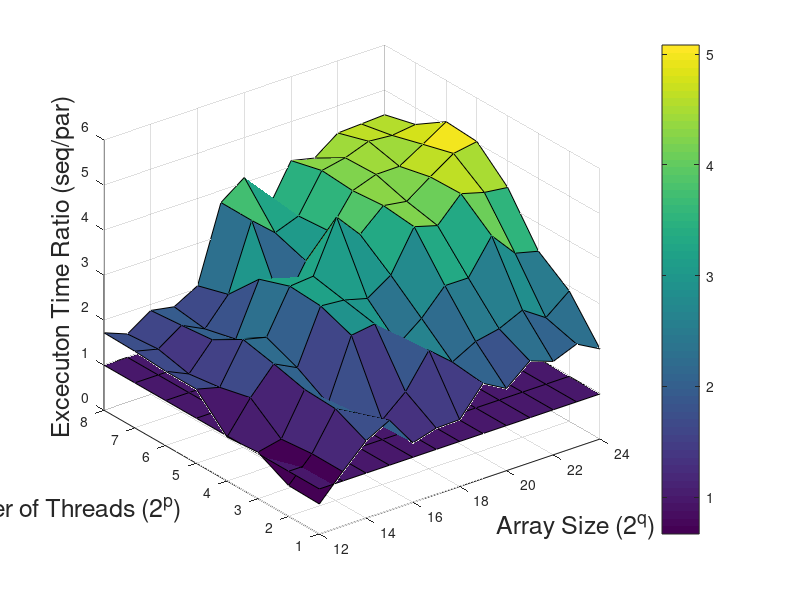
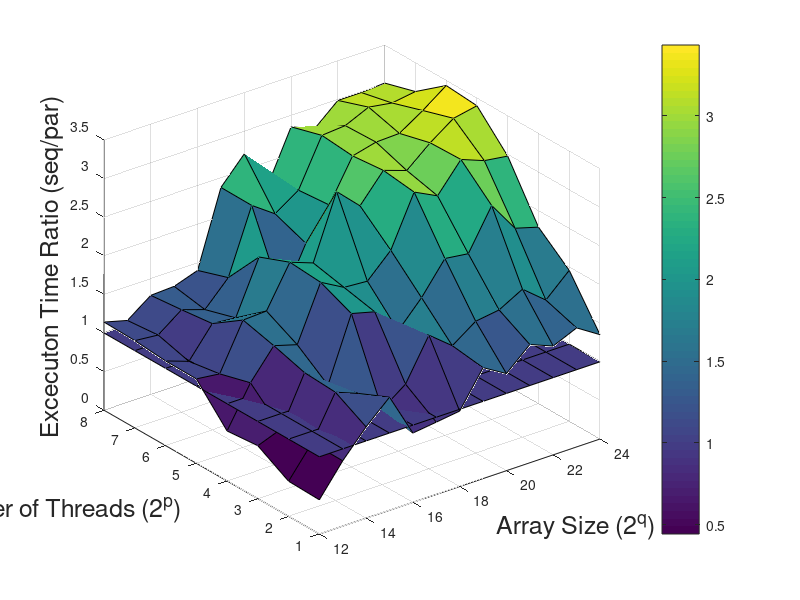
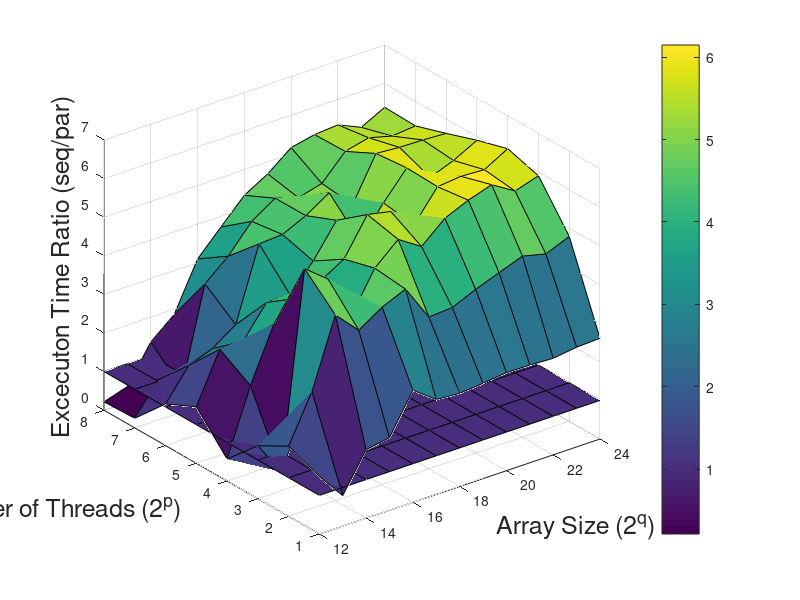
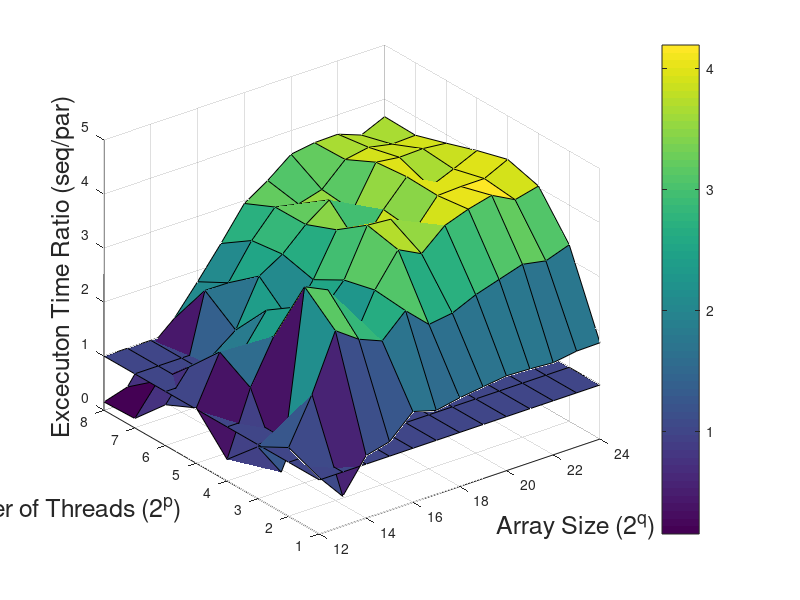

The MATLAB script that drew these images, in order:
close all;
pthreads = csvread('pthreads_data.csv');
omp = csvread('omp_data.csv');
cilk = csvread('cilk_data.csv');
for i = 1:13
    for j = 1:8
        for k = 1:2
            matrix(i,j,k) = mean(pthreads(8*(i-1)+1:8*(i-1)+8,k + 2)) / pthreads(8*(i-1)+j,5); 
        end
    end
end

figure('Name','Mesh on pthreads qsort-stdlib','NumberTitle','off');
[x,y]=meshgrid(log2(pthreads(1:8:97,1)),log2(pthreads(1:8,2)));
surf(x,y,matrix(:,:,1)');
hold on;
surf(x,y,ones(13,8)');
xlabel('Array Size (2^q)', 'FontSize', 18);
ylabel('Number of Threads (2^p)', 'FontSize', 18);
zlabel('Excecuton Time Ratio (seq/par)', 'FontSize', 18);
colorbar;

figure('Name','Mesh on pthreads qsort_seq','NumberTitle','off');
surf(x,y,matrix(:,:,2)');
hold on;
surf(x,y,ones(13,8)');
xlabel('Array Size (2^q)', 'FontSize', 18);
ylabel('Number of Threads (2^p)', 'FontSize', 18);
zlabel('Excecuton Time Ratio (seq/par)', 'FontSize', 18);
colorbar;

for i = 1:13
    for j = 1:8
        for k = 1:2
            matrix(i,j,k) = mean(omp(8*(i-1)+1:8*(i-1)+8,k + 2)) / omp(8*(i-1)+j,5); 
        end
    end
end

figure('Name','Mesh on omp qsort-stdlib','NumberTitle','off');
[x,y]=meshgrid(log2(omp(1:8:97,1)),log2(omp(1:8,2)));
surf(x,y,matrix(:,:,1)');
hold on;
surf(x,y,ones(13,8)');
xlabel('Array Size (2^q)', 'FontSize', 18);
ylabel('Number of Threads (2^p)', 'FontSize', 18);
zlabel('Excecuton Time Ratio (seq/par)', 'FontSize', 18);
colorbar;

figure('Name','Mesh on omp qsort_seq','NumberTitle','off');
surf(x,y,matrix(:,:,2)');
hold on;
surf(x,y,ones(13,8)');
xlabel('Array Size (2^q)', 'FontSize', 18);
ylabel('Number of Threads (2^p)', 'FontSize', 18);
zlabel('Excecuton Time Ratio (seq/par)', 'FontSize', 18);
colorbar;

for i = 1:13
    for j = 1:8
        for k = 1:2
            matrix(i,j,k) = mean(cilk(8*(i-1)+1:8*(i-1)+8,k + 2)) / cilk(8*(i-1)+j,5); 
        end
    end
end

figure('Name','Mesh on cilk qsort-stdlib','NumberTitle','off');
[x,y]=meshgrid(log2(cilk(1:8:97,1)),log2(cilk(1:8,2)));
surf(x,y,matrix(:,:,1)');
hold on;
surf(x,y,ones(13,8)');
xlabel('Array Size (2^q)', 'FontSize', 18);
ylabel('Number of Threads (2^p)', 'FontSize', 18);
zlabel('Excecuton Time Ratio (seq/par)', 'FontSize', 18);
colorbar;

figure('Name','Mesh on cilk qsort_seq','NumberTitle','off');
surf(x,y,matrix(:,:,2)');
hold on;
surf(x,y,ones(13,8)');
xlabel('Array Size (2^q)', 'FontSize', 18);
ylabel('Number of Threads (2^p)', 'FontSize', 18);
zlabel('Excecuton Time Ratio (seq/par)', 'FontSize', 18);
colorbar;